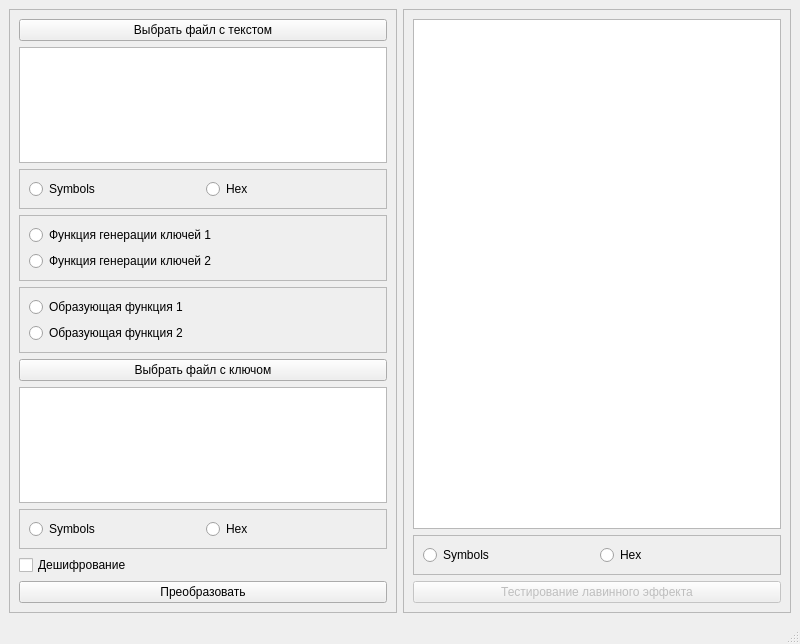
<?xml version="1.0" encoding="UTF-8"?>
<ui version="4.0">
 <class>MainWindow</class>
 <widget class="QMainWindow" name="MainWindow">
  <property name="geometry">
   <rect>
    <x>0</x>
    <y>0</y>
    <width>800</width>
    <height>644</height>
   </rect>
  </property>
  <property name="windowTitle">
   <string>Сеть Фейстеля</string>
  </property>
  <widget class="QWidget" name="centralwidget">
   <layout class="QHBoxLayout" name="horizontalLayout_4">
    <item>
     <widget class="QFrame" name="frame">
      <property name="frameShape">
       <enum>QFrame::StyledPanel</enum>
      </property>
      <property name="frameShadow">
       <enum>QFrame::Raised</enum>
      </property>
      <layout class="QVBoxLayout" name="verticalLayout_3">
       <item>
        <widget class="QPushButton" name="btnSelectTextFile">
         <property name="text">
          <string>Выбрать файл с текстом</string>
         </property>
        </widget>
       </item>
       <item>
        <widget class="QTextEdit" name="textEdit">
         <property name="readOnly">
          <bool>true</bool>
         </property>
        </widget>
       </item>
       <item>
        <widget class="QFrame" name="frame_3">
         <property name="frameShape">
          <enum>QFrame::StyledPanel</enum>
         </property>
         <property name="frameShadow">
          <enum>QFrame::Raised</enum>
         </property>
         <layout class="QHBoxLayout" name="horizontalLayout">
          <item>
           <widget class="QRadioButton" name="symbolViewText">
            <property name="text">
             <string>Symbols</string>
            </property>
           </widget>
          </item>
          <item>
           <widget class="QRadioButton" name="hexViewText">
            <property name="text">
             <string>Hex</string>
            </property>
           </widget>
          </item>
         </layout>
        </widget>
       </item>
       <item>
        <widget class="QFrame" name="frame_6">
         <property name="frameShape">
          <enum>QFrame::StyledPanel</enum>
         </property>
         <property name="frameShadow">
          <enum>QFrame::Raised</enum>
         </property>
         <layout class="QVBoxLayout" name="verticalLayout">
          <item>
           <widget class="QRadioButton" name="generateFunction1">
            <property name="text">
             <string>Функция генерации ключей 1</string>
            </property>
           </widget>
          </item>
          <item>
           <widget class="QRadioButton" name="generateFunction2">
            <property name="text">
             <string>Функция генерации ключей 2</string>
            </property>
           </widget>
          </item>
         </layout>
        </widget>
       </item>
       <item>
        <widget class="QFrame" name="frame_7">
         <property name="frameShape">
          <enum>QFrame::StyledPanel</enum>
         </property>
         <property name="frameShadow">
          <enum>QFrame::Raised</enum>
         </property>
         <layout class="QVBoxLayout" name="verticalLayout_2">
          <item>
           <widget class="QRadioButton" name="blackBox1">
            <property name="text">
             <string>Образующая функция 1</string>
            </property>
           </widget>
          </item>
          <item>
           <widget class="QRadioButton" name="blackBox2">
            <property name="text">
             <string>Образующая функция 2</string>
            </property>
           </widget>
          </item>
         </layout>
        </widget>
       </item>
       <item>
        <widget class="QPushButton" name="btnSelectKeyFile">
         <property name="text">
          <string>Выбрать файл с ключом</string>
         </property>
        </widget>
       </item>
       <item>
        <widget class="QTextEdit" name="keyEdit">
         <property name="readOnly">
          <bool>true</bool>
         </property>
        </widget>
       </item>
       <item>
        <widget class="QFrame" name="frame_5">
         <property name="frameShape">
          <enum>QFrame::StyledPanel</enum>
         </property>
         <property name="frameShadow">
          <enum>QFrame::Raised</enum>
         </property>
         <layout class="QHBoxLayout" name="horizontalLayout_2">
          <item>
           <widget class="QRadioButton" name="symbolsViewKey">
            <property name="text">
             <string>Symbols</string>
            </property>
           </widget>
          </item>
          <item>
           <widget class="QRadioButton" name="hexViewKey">
            <property name="text">
             <string>Hex</string>
            </property>
           </widget>
          </item>
         </layout>
        </widget>
       </item>
       <item>
        <widget class="QCheckBox" name="checkDecrypt">
         <property name="text">
          <string>Дешифрование</string>
         </property>
        </widget>
       </item>
       <item>
        <widget class="QPushButton" name="btnProcess">
         <property name="text">
          <string>Преобразовать</string>
         </property>
        </widget>
       </item>
      </layout>
     </widget>
    </item>
    <item>
     <widget class="QFrame" name="frame_2">
      <property name="frameShape">
       <enum>QFrame::StyledPanel</enum>
      </property>
      <property name="frameShadow">
       <enum>QFrame::Raised</enum>
      </property>
      <layout class="QVBoxLayout" name="verticalLayout_4">
       <item>
        <widget class="QTextEdit" name="outEdit">
         <property name="readOnly">
          <bool>true</bool>
         </property>
        </widget>
       </item>
       <item>
        <widget class="QFrame" name="frame_4">
         <property name="frameShape">
          <enum>QFrame::StyledPanel</enum>
         </property>
         <property name="frameShadow">
          <enum>QFrame::Raised</enum>
         </property>
         <layout class="QHBoxLayout" name="horizontalLayout_3">
          <item>
           <widget class="QRadioButton" name="symbolsViewOut">
            <property name="text">
             <string>Symbols</string>
            </property>
           </widget>
          </item>
          <item>
           <widget class="QRadioButton" name="hexViewOut">
            <property name="text">
             <string>Hex</string>
            </property>
           </widget>
          </item>
         </layout>
        </widget>
       </item>
       <item>
        <widget class="QPushButton" name="btnAvalancheEffect">
         <property name="enabled">
          <bool>false</bool>
         </property>
         <property name="text">
          <string>Тестирование лавинного эффекта</string>
         </property>
        </widget>
       </item>
      </layout>
     </widget>
    </item>
   </layout>
  </widget>
  <widget class="QStatusBar" name="statusbar"/>
 </widget>
 <resources/>
 <connections/>
</ui>
